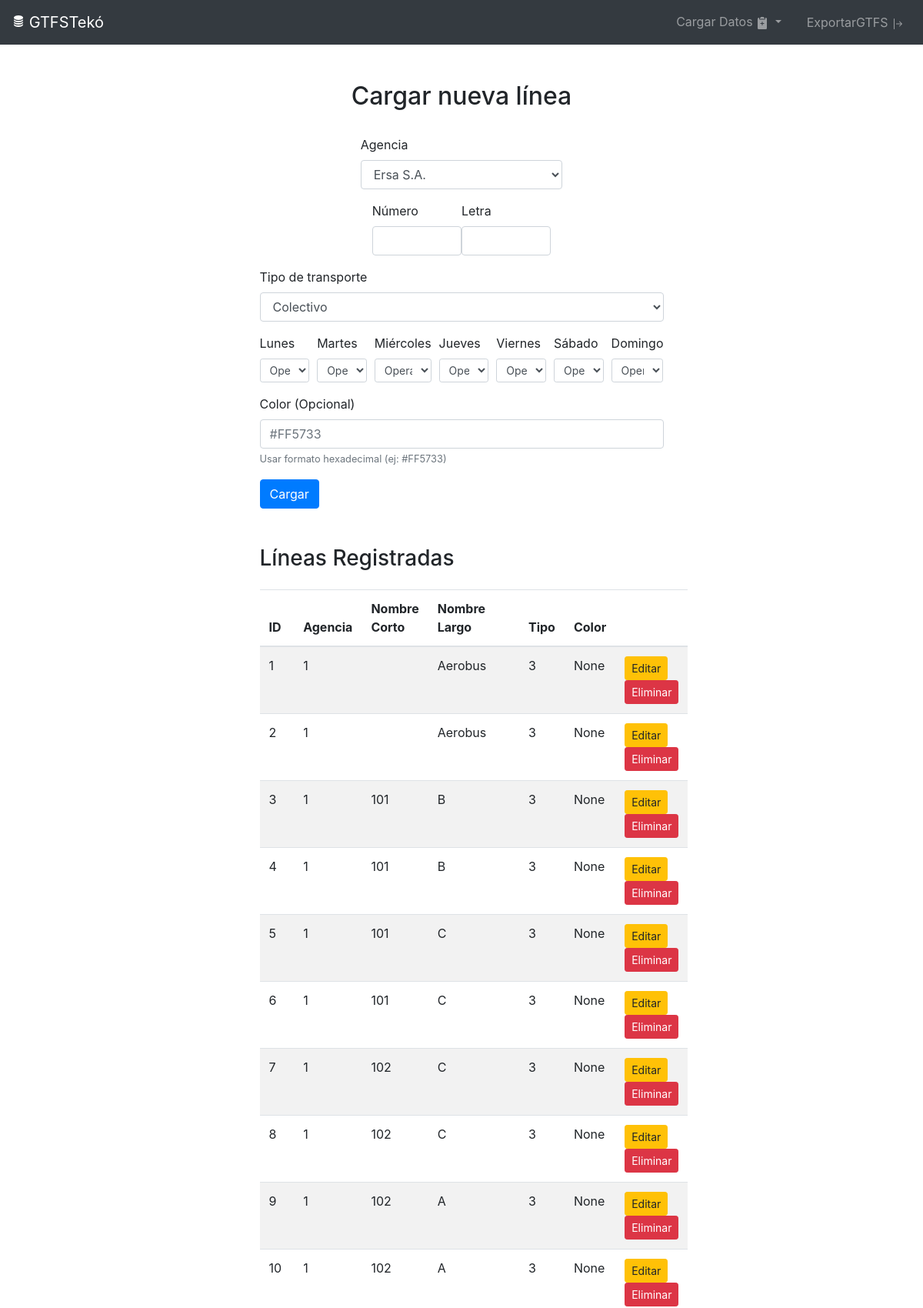
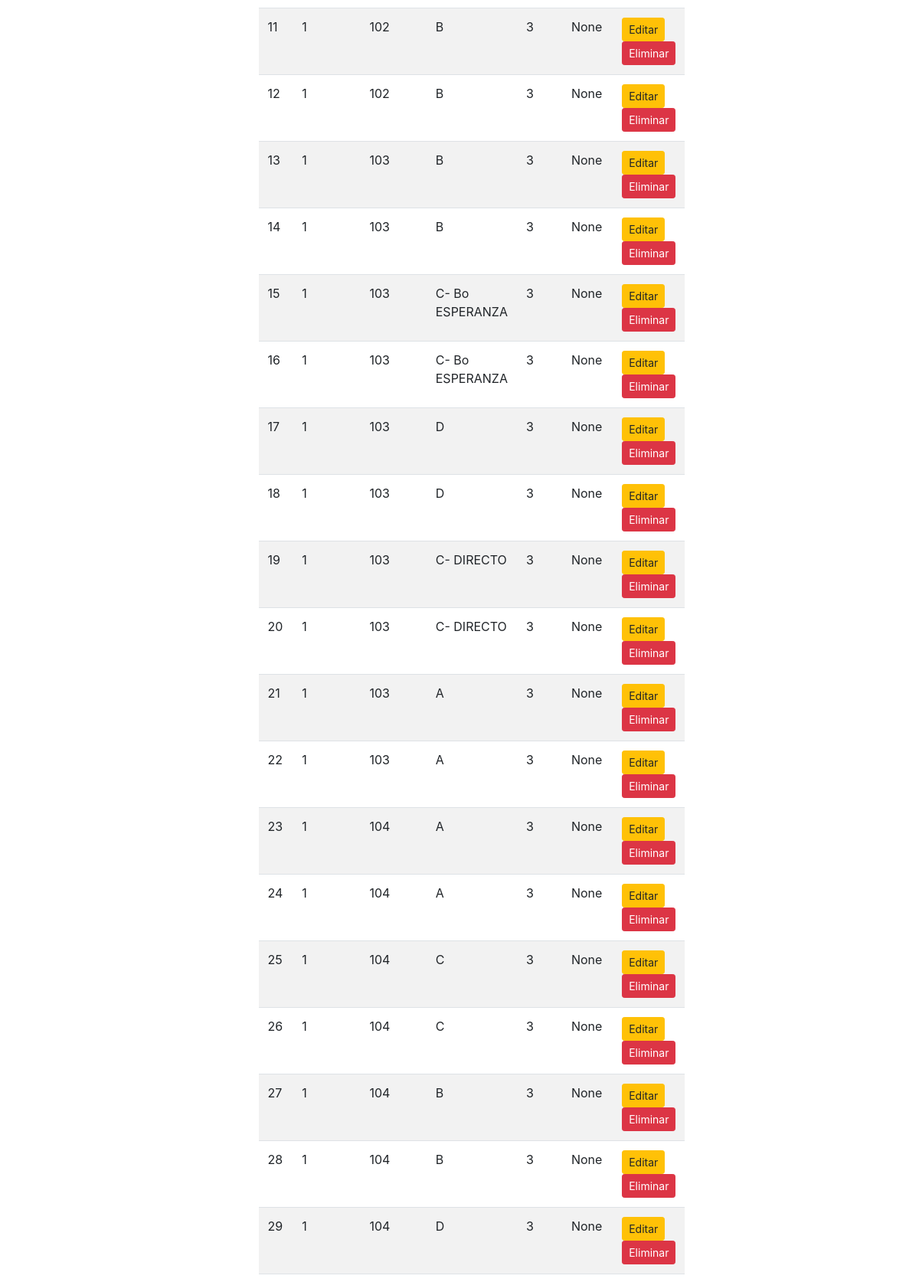
The app's page /route/cargar_routes (upper part) with its own data (2 pictures, top to bottom).
### models/models.py (models this page shows)
class Route(db.Model):
    route_id = db.Column(db.Integer, primary_key=True)
    agency_id = db.Column(db.Integer, db.ForeignKey('agency.agency_id'), nullable=False)
    route_short_name = db.Column(db.String(10), nullable=False)
    route_long_name = db.Column(db.String(100), nullable=False)
    route_type = db.Column(db.Integer, nullable=False)
    route_color = db.Column(db.String(6))

### routes/route_routes.py (the view, shortened to what this page needs)
@route_bp.route('/cargar_routes', methods=['GET', 'POST'])
def cargar_routes():
    agencies = Agency.query.all()  # Fetch agencies for dropdown
    routes = Route.query.all()  # Fetch routes for table
    return render_template('cargar_routes.html', agencies=agencies, routes=routes)

### templates/cargar_routes.html (shortened to what this page needs)
{% extends "base.html" %}
{% block content %}
<div class="container mt-5 d-flex justify-content-center w-50 flex-column">
    <h2 class="text-center">Cargar nueva línea</h2>
    <form method="POST" class="mt-4">
        <div class="d-flex justify-content-center">
        <div class="form-group w-50">
            <label for="agency_id">Agencia</label>
            <select class="form-control" id="agency_id" name="agency_id" required>
                {% for agency in agencies %}
                    <option value="{{ agency.agency_id }}">{{ agency.agency_name }}</option>
                {% endfor %}
            </select>
        </div>
    </div>
        <div class="container d-flex justify-content-center w-50">
        <div class="form-group">
            <label for="route_short_name">Número</label>
            <input type="text" class="form-control" id="route_short_name" name="route_short_name" required>
        </div>
        <div class="form-group">
            <label for="route_long_name">Letra</label>
            <input type="text" class="form-control" id="route_long_name" name="route_long_name" required>
        </div>
    </div>
    <div class="d-flex justify-content-center flex-column">
        <div class="form-group">
            <label for="route_type">Tipo de transporte</label>
            <select class="form-control" id="route_type" name="route_type" required>
                <option value="3">Colectivo</option>
            </select>
        </div>
        <div class="form-row">
            {% for day in ['lunes', 'martes', 'miércoles', 'jueves', 'viernes', 'sábado', 'domingo'] %}
            <div class="form-group col">
                <label for="{{ day }}">{{ day|capitalize }}</label>
                <select class="form-control form-control-sm" id="{{ day }}" name="{{ day }}" required>
                    <option value="1" selected>Operativo</option>
                </select>
            </div>
            {% endfor %}
        </div>
        <div class="form-group">
            <label for="route_color">Color (Opcional)</label>
            <input type="text" class="form-control" id="route_color" name="route_color" placeholder="#FF5733" maxlength="7">
            <small class="form-text text-muted">Usar formato hexadecimal (ej: #FF5733)</small>
        </div>
    </div>
        <button type="submit" class="btn btn-primary">Cargar</button>
    </form>
    <h3 class="mt-5">Líneas Registradas</h3>
    <table class="table table-striped mt-3">
        <thead>
            <tr>
                <th>ID</th>
                <th>Agencia</th>
                <th>Nombre Corto</th>
                <th>Nombre Largo</th>
                <th>Tipo</th>
                <th>Color</th>
                <th></th>
            </tr>
        </thead>
        <tbody>
            {% for route in routes %}
                <tr>
                    <td>{{ route.route_id }}</td>
                    <td>{{ route.agency_id }}</td>
                    <td>{{ route.route_short_name }}</td>
                    <td>{{ route.route_long_name }}</td>
                    <td>{{ route.route_type }}</td>
                    <td>{{ route.route_color }}</td>
                    <td>
                        <button type="button" class="btn btn-warning btn-sm" data-toggle="modal" data-target="#editModal{{ route.route_id }}">
                            Editar
                        </button>
                        <form method="POST" action="{{ url_for('route.delete_route', route_id=route.route_id) }}" onsubmit="return confirm('¿Estás seguro de que deseas eliminar esta ruta?');">
                            <button type="submit" class="btn btn-danger btn-sm">Eliminar</button>
                        </form>
                    </td>
                </tr>
            {% endfor %}
        </tbody>
    </table>
</div>
{% endblock %}

### records on screen
Route: route_id "1", agency_id "1", route_long_name "Aerobus", route_type "3", route_color "None"
Route: route_id "2", agency_id "1", route_long_name "Aerobus", route_type "3", route_color "None"
Route: route_id "3", agency_id "1", route_short_name "101", route_long_name "B", route_type "3", route_color "None"
Route: route_id "4", agency_id "1", route_short_name "101", route_long_name "B", route_type "3", route_color "None"
Route: route_id "5", agency_id "1", route_short_name "101", route_long_name "C", route_type "3", route_color "None"
Route: route_id "6", agency_id "1", route_short_name "101", route_long_name "C", route_type "3", route_color "None"
Route: route_id "7", agency_id "1", route_short_name "102", route_long_name "C", route_type "3", route_color "None"
Route: route_id "8", agency_id "1", route_short_name "102", route_long_name "C", route_type "3", route_color "None"
Route: route_id "9", agency_id "1", route_short_name "102", route_long_name "A", route_type "3", route_color "None"
Route: route_id "10", agency_id "1", route_short_name "102", route_long_name "A", route_type "3", route_color "None"
Route: route_id "11", agency_id "1", route_short_name "102", route_long_name "B", route_type "3", route_color "None"
Route: route_id "12", agency_id "1", route_short_name "102", route_long_name "B", route_type "3", route_color "None"
Route: route_id "13", agency_id "1", route_short_name "103", route_long_name "B", route_type "3", route_color "None"
Route: route_id "14", agency_id "1", route_short_name "103", route_long_name "B", route_type "3", route_color "None"
Route: route_id "15", agency_id "1", route_short_name "103", route_long_name "C- Bo ESPERANZA", route_type "3", route_color "None"
Route: route_id "16", agency_id "1", route_short_name "103", route_long_name "C- Bo ESPERANZA", route_type "3", route_color "None"
Route: route_id "17", agency_id "1", route_short_name "103", route_long_name "D", route_type "3", route_color "None"
Route: route_id "18", agency_id "1", route_short_name "103", route_long_name "D", route_type "3", route_color "None"
Route: route_id "19", agency_id "1", route_short_name "103", route_long_name "C- DIRECTO", route_type "3", route_color "None"
Route: route_id "20", agency_id "1", route_short_name "103", route_long_name "C- DIRECTO", route_type "3", route_color "None"
Route: route_id "21", agency_id "1", route_short_name "103", route_long_name "A", route_type "3", route_color "None"
Route: route_id "22", agency_id "1", route_short_name "103", route_long_name "A", route_type "3", route_color "None"
Route: route_id "23", agency_id "1", route_short_name "104", route_long_name "A", route_type "3", route_color "None"
Route: route_id "24", agency_id "1", route_short_name "104", route_long_name "A", route_type "3", route_color "None"
Route: route_id "25", agency_id "1", route_short_name "104", route_long_name "C", route_type "3", route_color "None"
Route: route_id "26", agency_id "1", route_short_name "104", route_long_name "C", route_type "3", route_color "None"
Route: route_id "27", agency_id "1", route_short_name "104", route_long_name "B", route_type "3", route_color "None"
Route: route_id "28", agency_id "1", route_short_name "104", route_long_name "B", route_type "3", route_color "None"
Route: route_id "29", agency_id "1", route_short_name "104", route_long_name "D", route_type "3", route_color "None"

### other values on screen
{{ day|capitalize }} "Lunes" "Martes" "Miércoles" "Jueves" "Viernes" "Sábado" "Domingo"
form field agency_id "Ersa S.A."
